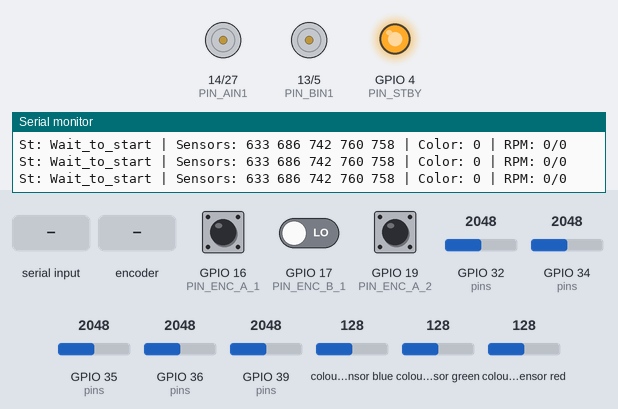
A sketch run on a simulated ESP32. Shown: motor-driver pin pairs drawn as motors (green arrow = first pin HIGH = forward, orange = second pin HIGH = backward, longer = more drive, scaled by the enable pin, stopped while the standby pin is LOW), output pins drawn as LEDs (lit = HIGH), the last lines printed to the serial monitor. Inputs (shaded band) come from the test bench; at power-on: GPIO 32 (pins) = 2048, GPIO 35 (pins) = 2048, GPIO 16 (PIN_ENC_A_1) HIGH, GPIO 17 (PIN_ENC_B_1) LOW, GPIO 19 (PIN_ENC_A_2) HIGH, GPIO 34 (pins) = 2048, GPIO 36 (pins) = 2048, GPIO 39 (pins) = 2048, colour sensor blue 128, colour sensor green 128, colour sensor red 128 (analog values on the 0–4095 scale).

Above: at 1.4 s.
1.5 s: "g\n" received over Serial
At 2.1 s:
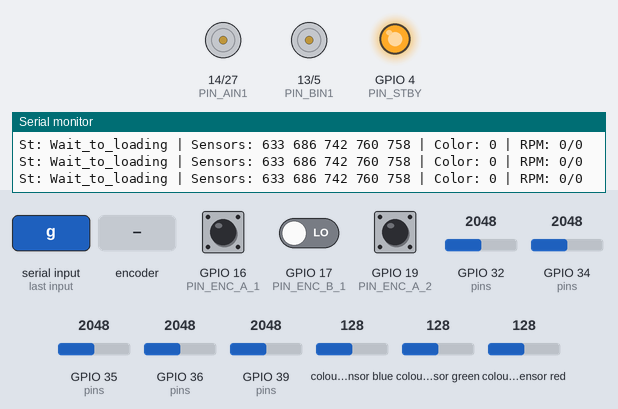
3.0 s: "s\n" received over Serial
4.9 s: "g\n" received over Serial
At 6.8 s:
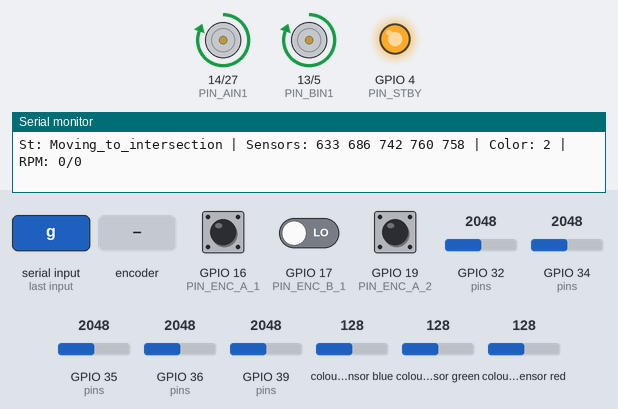
7.5 s: GPIO 32 (pins) set to 122
At 8.7 s:
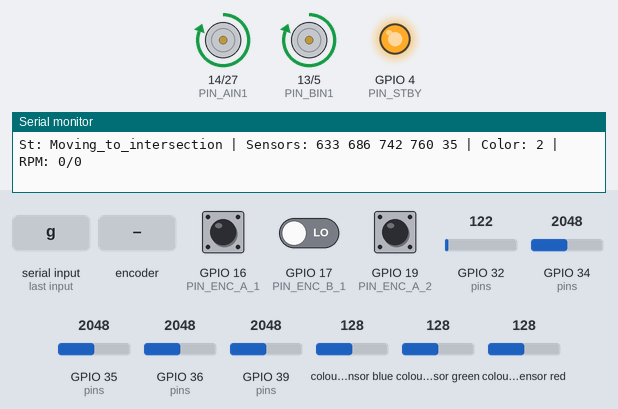
9.0 s: rotary encoder on GPIO 16 (PIN_ENC_A_1) / GPIO 17 (PIN_ENC_B_1) turned 3 steps (first pin leading)
12.6 s: GPIO 35 (pins) set to 310
At 13.3 s:
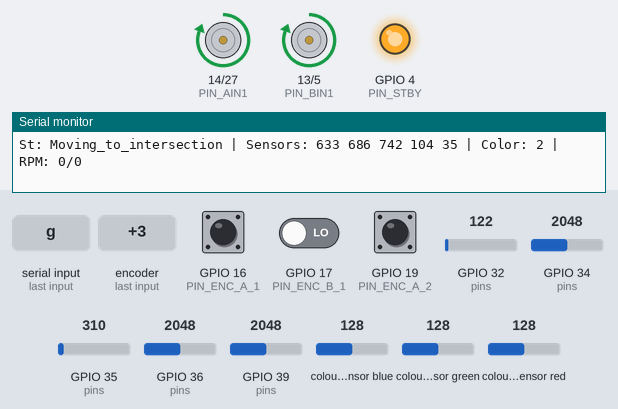
Timing chart, 0 to 15.2 s (numbered marks = the images above; inputs shaded):
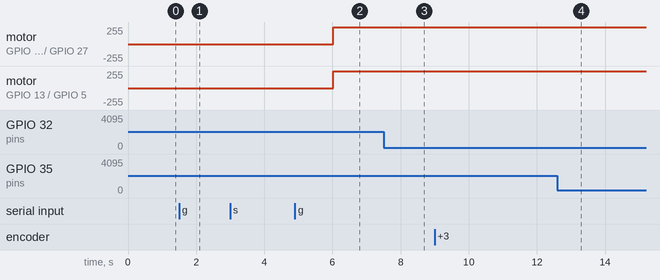

The sketch:

test_robot_final_3.ino
```cpp
/*
 * ESP32 ROBOT – CLEANED AND STATUS-TRACKED VERSION (FIXED)
 * ==================================================
 * - Logic: Line Following + Pickup Zone + Intersection + End Point
 * - Updated Status Names and Tracking Variables
 * - RPM, Line Sensors, and Cargo Color printed
 */

#include <Arduino.h>
#include <Wire.h>
#include <Adafruit_TCS34725.h>

// ==========================================================
// 1. HARDWARE
// ==========================================================

// Motor pins
const int PIN_AIN1 = 14, PIN_AIN2 = 27, PIN_PWMA = 25;
const int PIN_BIN1 = 13, PIN_BIN2 = 5, PIN_PWMB = 26;
const int PIN_STBY = 4;

const int PIN_ENC_A_1 = 16, PIN_ENC_B_1 = 17;
const int PIN_ENC_A_2 = 19, PIN_ENC_B_2 = 18;

// Line sensors
const int S1 = 36, S2 = 39, S3 = 34, S4 = 35, S5 = 32;

// Color sensor
Adafruit_TCS34725 tcs(TCS34725_INTEGRATIONTIME_50MS, TCS34725_GAIN_4X);

// PWM + Encoder
const int CPR = 390;
const float DT_MS = 50;

// --- Measured RPM ---
double rpm_meas_1 = 0;
double rpm_meas_2 = 0;
double rpm_left = 0;  // Added declaration
double rpm_right = 0; // Added declaration

unsigned long startTime = 0; // Renamed from timer for clarity

// ==========================================================
// 2. PID PARAMETERS
// ==========================================================

// Inner loop (Speed PI)
double Kp_1 = 0.19, Ki_1 = 11.0;
double Kp_2 = 0.20, Ki_2 = 11.0;
double integ_1 = 0, integ_2 = 0;

// Outer loop (Line PID)
double base_rpm = 140.0;
double Kp_line = 5.0;
double Ki_line = 0.75;
double Kd_line = 1.3;

double err_line = 0, last_err_line = 0, integ_line = 0, biggest_err = 0;

// Sensors calibration
int rawMin[5] = {53, 43, 30, 33, 27};
int rawMax[5] = {3200, 2965, 2748, 2684, 2691};
int weight[5] = {-20, -10, 0, 10, 20};
int norm_sensor[5];

// Color calib
float redCalib[3]  = {47.8, 20.9, 14.9};
float blueCalib[3] = {38.0, 45.6, 38.6};
float unkCalib[3]  = {26.0, 24.0, 16.8};

// Encoder
volatile long encCount1 = 0, encCount2 = 0;
long lastEnc1 = 0, lastEnc2 = 0;
unsigned long lastLoopTime = 0;

// ===================== STATE MACHINE =====================
enum RobotState {
  MOVING,
  STOP,
  WAIT_LOADING,
  INTERSECTION_DECISION,
  FINISH_SHIPPING
};

// Tracking variable for Debugging
String trackingStatus = "Wait_to_start";

RobotState currentState = STOP;
unsigned long stateStart = 0;
int cargoColor = 0; // 0=UNKNOWN, 1=RED, 2=BLUE
bool isPickupZone = false;
bool isIntersection = false;
bool isFinish = false;
String inLine;
bool haveLine = false;

// ===================== HELPERS =====================
void IRAM_ATTR encISR1() { if(digitalRead(PIN_ENC_B_1)) encCount1++; else encCount1--; }
void IRAM_ATTR encISR2() { if(digitalRead(PIN_ENC_B_2)) encCount2++; else encCount2--; }

void motorDrive(int pin1, int pin2, int pwmPin, int val){
  val = constrain(val, -1023, 1023);
  if(val > 0){
    digitalWrite(pin1, HIGH);
    digitalWrite(pin2, LOW);
  }
  else if(val < 0){
    digitalWrite(pin1, LOW);
    digitalWrite(pin2, HIGH);
  }
  else{
    digitalWrite(pin1, LOW);
    digitalWrite(pin2, LOW);
  }
  ledcWrite(pwmPin, abs(val));
}

void setMotors(int left, int right){
  motorDrive(PIN_AIN1, PIN_AIN2, PIN_PWMA, left);
  motorDrive(PIN_BIN1, PIN_BIN2, PIN_PWMB, right);
}

int clampMap(int x, int in_min, int in_max, int out_min, int out_max){
  if(x <= in_min) return out_min;
  if(x >= in_max) return out_max;
  return (long)(x - in_min) * (out_max - out_min) / (in_max - in_min) + out_min;
}

void readLineSensors(){
  int pins[5] = {S1, S2, S3, S4, S5};
  for(int i = 0; i < 5; i++)
    norm_sensor[i] = clampMap(analogRead(pins[i]), rawMin[i], rawMax[i], 0, 1000);
}

double getLineError() {
  long sumW = 0, sumV = 0;
  for (int i = 0; i < 5; i++) {
    sumW += norm_sensor[i] * weight[i];
    sumV += norm_sensor[i];
  }
  if (sumV < 300) return last_err_line;
  return (double)sumW / sumV;
}

float getDist(float r, float g, float b, float calib[3]) {
  return sqrt(pow(r - calib[0], 2) + pow(g - calib[1], 2) + pow(b - calib[2], 2));
}

int detectColorRaw(){
  uint16_t r, g, b, c;
  tcs.getRawData(&r, &g, &b, &c);
  float fR = r, fG = g, fB = b;
  float dR = getDist(fR, fG, fB, redCalib);
  float dB = getDist(fR, fG, fB, blueCalib);
  float dU = getDist(fR, fG, fB, unkCalib);

  float minD = dR;
  int color = 1; // Default assume RED if closest
  if(dB < minD){ minD = dB; color = 2; }
  if(dU < minD) color = 0; // Unknown
  return color;
}

void resetPID() {
  integ_1 = integ_2 = 0;
  integ_line = 0;
  last_err_line = 0;
}

// ===================== SETUP =====================
void setup(){
  Serial.begin(115200); delay(200);
  analogReadResolution(12);
  Wire.begin();
  if(!tcs.begin()){ Serial.println("Color Sensor FAIL"); while(1); }
  tcs.setInterrupt(false);

  pinMode(PIN_STBY, OUTPUT);
  digitalWrite(PIN_STBY, HIGH);
  pinMode(PIN_AIN1, OUTPUT); pinMode(PIN_AIN2, OUTPUT);
  pinMode(PIN_BIN1, OUTPUT); pinMode(PIN_BIN2, OUTPUT);
  pinMode(PIN_ENC_A_1, INPUT); pinMode(PIN_ENC_B_1, INPUT);
  pinMode(PIN_ENC_A_2, INPUT); pinMode(PIN_ENC_B_2, INPUT);

  ledcAttach(PIN_PWMA, 5000, 10); // Note: Corrected frequency/syntax
  ledcAttach(PIN_PWMB, 5000, 10);

  attachInterrupt(digitalPinToInterrupt(PIN_ENC_A_1), encISR1, RISING);
  attachInterrupt(digitalPinToInterrupt(PIN_ENC_A_2), encISR2, RISING);

  // Fixed quotes
  Serial.println("Press: 'g' to go || 's' to stop");
  startTime = millis();
}

// ===================== LOOP =====================
void loop(){
  //====================== START/STOP =================
  while (Serial.available()) {
    char c = (char)Serial.read();
    if (c == '\n' || c == '\r') {
      if (inLine.length()) haveLine = true;
    } else inLine += c;
  }

  if (haveLine) {
    inLine.trim();
    if (inLine == "g") {
      currentState = MOVING;
      trackingStatus = "Moving_to_loading";
      cargoColor = 0;
      isIntersection = false;
      startTime = millis(); // Reset timer when start
      resetPID();
    }
    else if (inLine == "s") {
      currentState = STOP;
      trackingStatus = "Stopped_by_user";
      haveLine = false;
      inLine = "";
    }
    haveLine = false; // Reset flag
    inLine = "";
  }

  //================= DATA ANALYSIS =========
  unsigned long now = millis();
  if(now - lastLoopTime < DT_MS) return;
  float dt = (now - lastLoopTime) / 1000.0f;
  lastLoopTime = now;

  long c1 = encCount1, c2 = encCount2;
  long dp1 = c1 - lastEnc1; lastEnc1 = c1;
  long dp2 = c2 - lastEnc2; lastEnc2 = c2;

  // Update global RPM variables
  rpm_left = (dp1 / dt) * 60.0 / CPR;
  rpm_right = (dp2 / dt) * 60.0 / CPR;

  // Update PID inputs
  rpm_meas_1 = rpm_left;
  rpm_meas_2 = rpm_right;

  readLineSensors();
  int s1 = norm_sensor[0], s2 = norm_sensor[1], s3 = norm_sensor[2], s4 = norm_sensor[3], s5 = norm_sensor[4];

  // ============= LOOP: 3. SPECIAL CASE CHECK ===========
  isPickupZone = (s2 >= 400 && s3 >= 400 && s4 >= 400);
  isIntersection = (s3 <= 300 && s1 >= 700 && s5 >= 700);
  isFinish = (s1 < 200 && s2 < 200 && s3 < 200 && s4 < 200 && s5 < 200);

  // A. Check finish
  if (currentState == MOVING && isFinish) {
    setMotors(-20, -20);
    resetPID();
    currentState = FINISH_SHIPPING;
    trackingStatus = "Finish_shipping";
    return;
  }

  // B. Check Pickup Zone
  // FIXED: cargoColor == 0 (compare), not = (assign)
  if (currentState == MOVING && cargoColor == 0 && isPickupZone) {
    setMotors(-20, -20);
    resetPID();
    Serial.println("Arrive Pickup_Zone !!!");
    currentState = WAIT_LOADING;
    trackingStatus = "Wait_to_loading";
    stateStart = now;
    return;
  }

  // C. Check Intersection
  if (currentState == MOVING && isIntersection && cargoColor != 0) {
    currentState = INTERSECTION_DECISION;
    trackingStatus = "Moving_to_end_point";
    stateStart = now;
    return;
  }

  // ========== STATUS LOGIC ==========
  switch(currentState){

    case MOVING: {
      // LINE PID
      err_line = getLineError();
      if(abs(err_line) >= abs(biggest_err)) biggest_err = err_line;

      double P = Kp_line * err_line;
      integ_line += err_line * dt;
      integ_line = constrain(integ_line, -50, 50);
      double I = Ki_line * integ_line;
      double D = Kd_line * (err_line - last_err_line) / dt;
      last_err_line = err_line;

      double steer = P + I + D;
      double set1 = base_rpm + steer;
      double set2 = base_rpm - steer;

      // SPEED PID MOTOR 1
      integ_1 += (set1 - rpm_meas_1) * Ki_1 * dt;
      integ_1 = constrain(integ_1, -1023, 1023);
      double u1 = Kp_1 * (set1 - rpm_meas_1) + integ_1;

      // SPEED PID MOTOR 2
      integ_2 += (set2 - rpm_meas_2) * Ki_2 * dt;
      integ_2 = constrain(integ_2, -1023, 1023);
      double u2 = Kp_2 * (set2 - rpm_meas_2) + integ_2;

      setMotors((int)u1, (int)u2);
      break; // Correctly breaks out of switch
    }

    case STOP:
      setMotors(0, 0);
      break;

    case WAIT_LOADING: {
      setMotors(0, 0);
      static int lastColor = 0;
      static unsigned long colorStart = 0;

      int cargo_color = detectColorRaw();   // 0=UNKNOWN, 1=RED, 2=BLUE

      if (cargo_color == 0) {
        lastColor = 0;
        colorStart = 0;
        // Serial.println("WAITING..."); // Reduce spam
        break;
      }

      if (cargo_color != lastColor) {
        lastColor = cargo_color;
        colorStart = now;
        if (cargo_color == 1) Serial.println("Detecting RED...");
        if (cargo_color == 2) Serial.println("Detecting BLUE...");
      }

      // Check for 3 seconds stability
      if (colorStart > 0 && (now - colorStart >= 3000)) {
        cargoColor = cargo_color;
        if (cargo_color == 1) Serial.println("RECEIVED - RED CARGO");
        else if (cargo_color == 2) Serial.println("RECEIVED - BLUE CARGO");

        lastColor = 0;
        colorStart = 0;
        delay(1000); // Small delay before moving
        currentState = MOVING;
        trackingStatus = "Moving_to_intersection";
        stateStart = now;
      }
      break;
    }

    case INTERSECTION_DECISION:
      if (cargoColor == 0) {
        Serial.println(" ERROR: NO CARGO -> STOP");
        currentState = STOP;
        break;
      }
      if (cargoColor == 1) { // RED -> LEFT
        setMotors(-250, 250); // Spin left
        Serial.println("==> RED -> TURN LEFT"); // Fixed missing semicolon
        if (now - stateStart >= 350) { // Increased duration for better turn
          resetPID();
          currentState = MOVING;
        }
        break;
      }
      if (cargoColor == 2) { // BLUE -> RIGHT
        setMotors(250, -250); // Spin right
        Serial.println("==> BLUE -> TURN RIGHT"); // Fixed missing semicolon
        if (now - stateStart >= 350) { // Increased duration
          resetPID();
          currentState = MOVING;
        }
        break;
      }
      break;

    case FINISH_SHIPPING:
      setMotors(0, 0); // Fixed function name setMotors
      Serial.println("FINISH SHIPPING");
      Serial.println("=========RESULT========");
      Serial.print("Max Err: "); Serial.println(biggest_err);
      Serial.print("Time (s): "); Serial.println((millis() - startTime) / 1000.0);
      currentState = STOP; // Stay stopped
      break;

  } // END SWITCH

  // ====== SERIAL DEBUG ======
  Serial.print("St: "); Serial.print(trackingStatus);
  Serial.print(" | Sensors: ");
  Serial.print(s1); Serial.print(" "); Serial.print(s2); Serial.print(" ");
  Serial.print(s3); Serial.print(" "); Serial.print(s4); Serial.print(" ");
  Serial.print(s5);
  Serial.print(" | Color: "); Serial.print(cargoColor);
  Serial.print(" | RPM: "); Serial.print((int)rpm_left); Serial.print("/"); Serial.println((int)rpm_right);
}
```

Measured:
- after the input at 1.5 s, motor on GPIO 14 (PIN_AIN1) / GPIO 27 (PIN_AIN2), motor on GPIO 13 (PIN_BIN1) / GPIO 5 (PIN_BIN2): stopped → backward 5/255 at once, → stopped 0.05 s later
- after the input at 4.9 s, motor on GPIO 14 (PIN_AIN1) / GPIO 27 (PIN_AIN2), motor on GPIO 13 (PIN_BIN1) / GPIO 5 (PIN_BIN2): stopped → forward 255/255 after 1.1 s
- after the input at 7.5 s, motor on GPIO 14 (PIN_AIN1) / GPIO 27 (PIN_AIN2): forward 255/255 → forward 254/255 at once, → forward 255/255 0.05 s later
- after the input at 12.6 s, motor on GPIO 14 (PIN_AIN1) / GPIO 27 (PIN_AIN2): forward 255/255 → forward 251/255 after 0.05 s, → forward 255/255 0.05 s later
